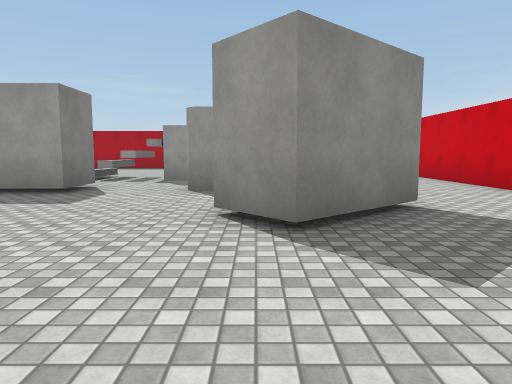
View 1 (above)

14 first-person views from a walk through a 3-D level made in the Unity game engine. The camera is 1.3 m above the floor, tilts 6° down and sees 70° across. The floor is counted in squares, 2 m on a side. Each view is taken from the middle of a square. On the plan, view 1 faces up. The plan holds only what a view shows up to about 11 squares ahead; the rest is blank. The place goes on beyond the plan. The player character is not drawn. Surface patterns are stand-ins for the level's own textures.

View 2
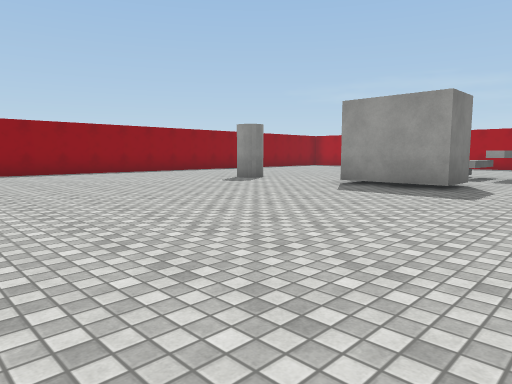

View 3
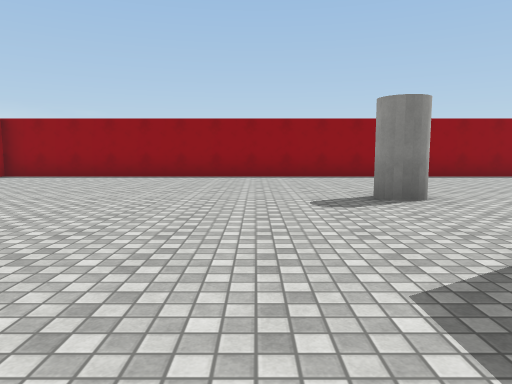

View 4
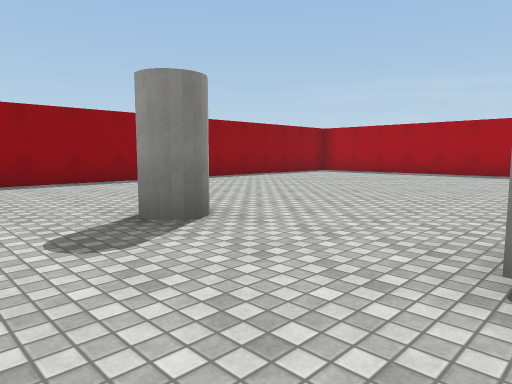

View 5
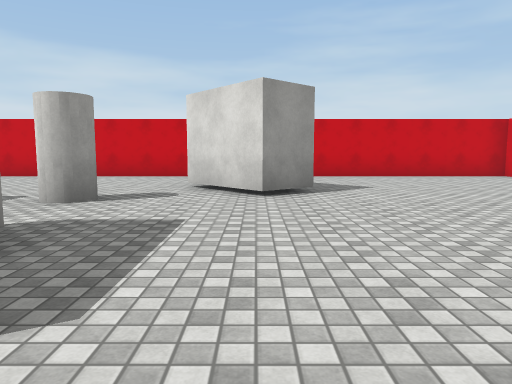

View 6
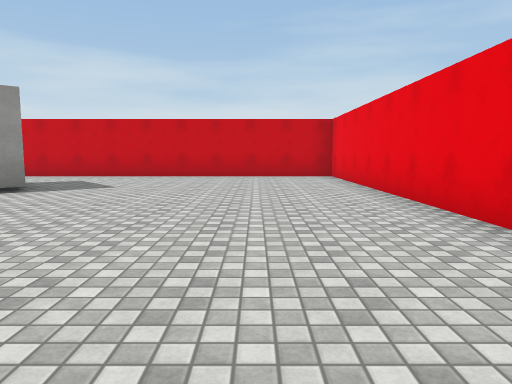

View 7
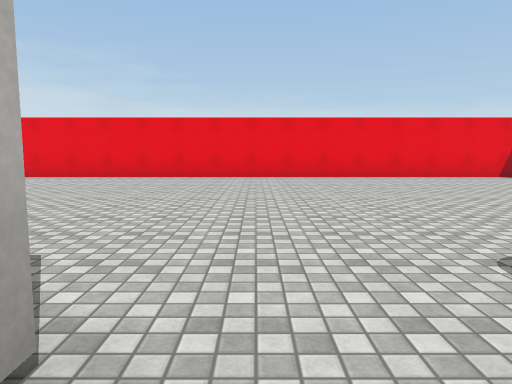

View 8
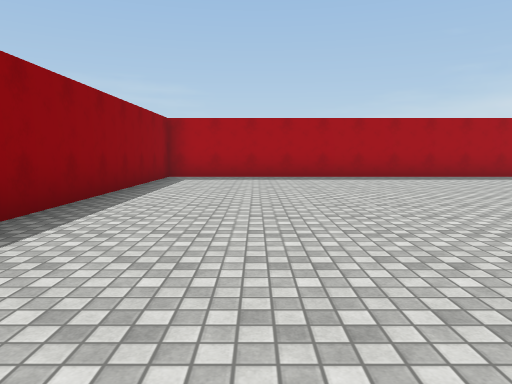

View 9
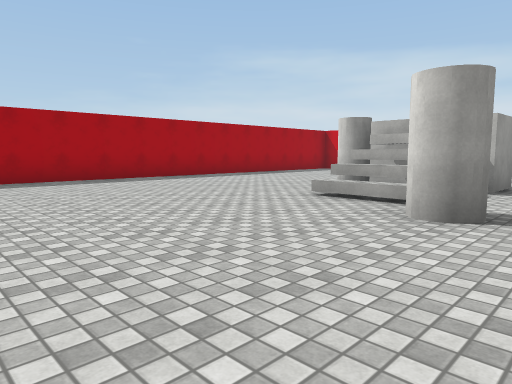

View 10
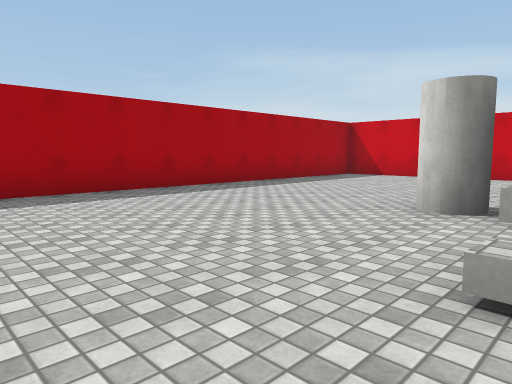

View 11
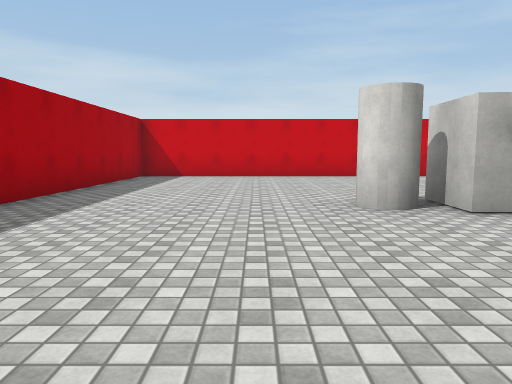

View 12
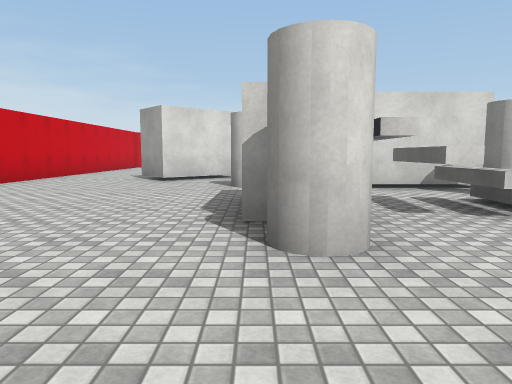

View 13
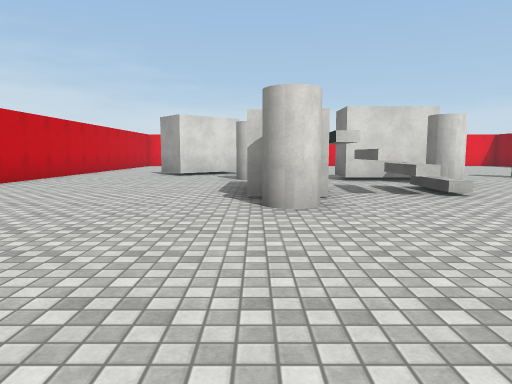

View 14
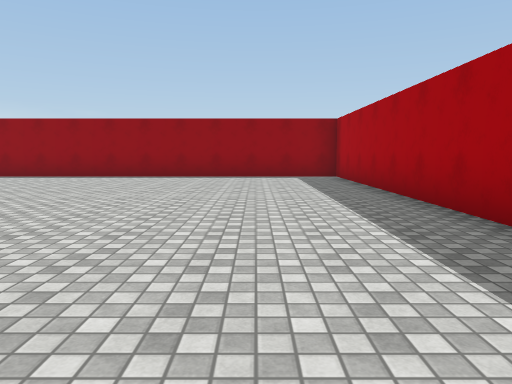

### Floor plan
Points are (right, up) in squares from view 1. A wall is a line through its corners. A room is listed if a view was taken in it or the views show most of it. See-through windows are left out.
Room 1 (views 1, 2, 3, 4, 5, 6, 7, 8, 9, 10, 11, 12, 13, 14)
walls: (-5.2, 7.2) (-3.2, 7.2) (-3.2, 6) (-5.4, 6); (-2.9, 8.9) (-3.3, 8.9); (-3.3, 9.3) (-3.2, 10.4) (-2.9, 10.4); (-2.6, 9.6) (-2.6, 10.4) (-2.2, 10.4); (-2.1, 9.9) (-2.1, 10.6); (-1, 8.4) (-2.2, 8.5); (-0.5, 3.9) (1.2, 5.3) (2, 4.4) (0.3, 3) (-0.5, 3.9); (-13.4, -3.2) (4.6, -3.2) (4.6, 16.3) (-13.4, 16.3) (-13.4, -3.2)
low walls: (-4.4, 8.8) (-4.3, 10.4) (-3.4, 10.4); (-3.9, 9) (-3.8, 10.5)
objects: cylinder (-8, 6); cylinder (-5, 8); cylinder (-2, 11) to (-1, 11); cylinder (-1, 7)

Where each view was taken, in squares from view 1:
view 1: 0 up, 0 right, facing up
view 2: 1 down, 1 left, facing up-left
view 3: 4 up, 3 left, facing left
view 4: 4 up, 5 left, facing up-left
view 5: 4 up, 6 left, facing right
view 6: 1 down, 6 left, facing right
view 7: 7 up, 6 left, facing down
view 8: 6 up, 11 left, facing up
view 9: 7 up, 9 left, facing up-right
view 10: 10 up, 6 left, facing up-right
view 11: 13 up, 6 left, facing right
view 12: 14 up, 1 left, facing down
view 13: 16 up, 1 left, facing down
view 14: 14 up, 3 left, facing left
